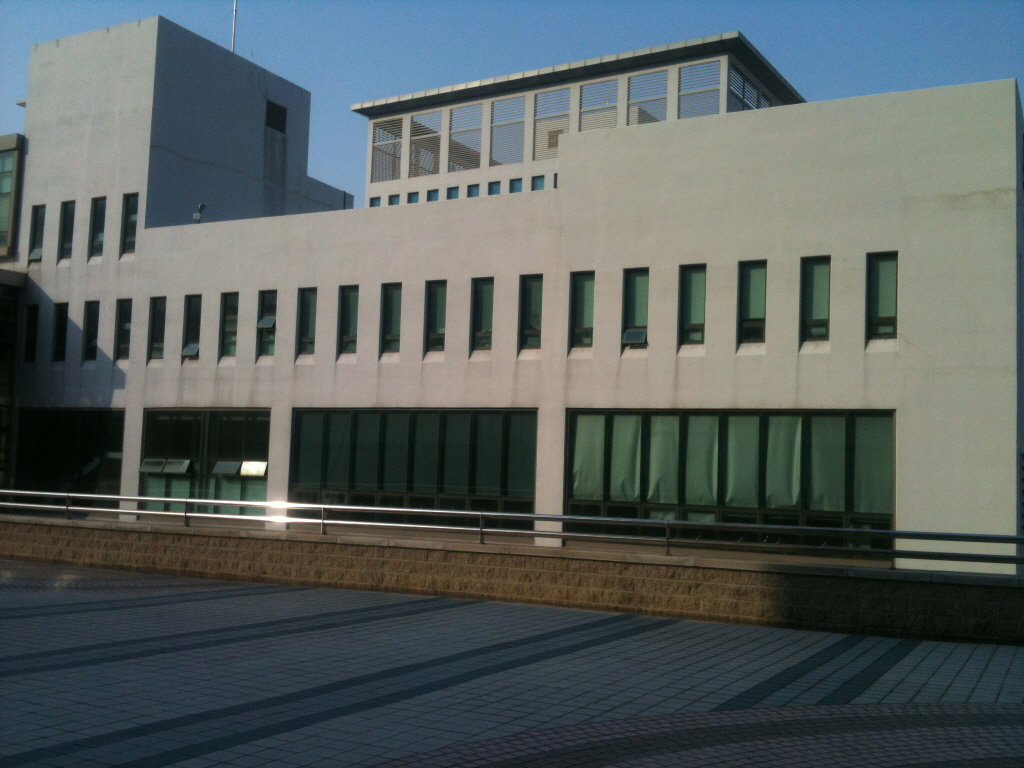
#> input picture Homework-04/images/dsu7.jpg, 1024 x 768 px
$ jupyter execute homography-07.ipynb
#> lines starting #> are read from the running program, lines starting #| are printed output that depends on the picture
[cell 1]
import cv2
import numpy as np
from matplotlib import pyplot as plt

[cell 2]
# Read source image.
im_src = cv2.imread('images/dsu7.jpg')
#> im_src is the input picture: shape (768, 1024, 3); mean B, G, R 95.7, 96.2, 88.1
# Four corners of the book in source image
pts_src = np.array([[0, 490], [1023, 537], [1023, 643],[0, 558]])


# Read destination image.
im_dst = cv2.imread('images/dsu7.jpg')
# Four corners of the book in destination image.
pts_dst = np.array([[0, 490],[1023, 490],[1023, 558],[0, 558]])

# Calculate Homography
h, status = cv2.findHomography(pts_src, pts_dst)

# Warp source image to destination based on homography
im_out = cv2.warpPerspective(im_src, h, (im_dst.shape[1],im_dst.shape[0]))
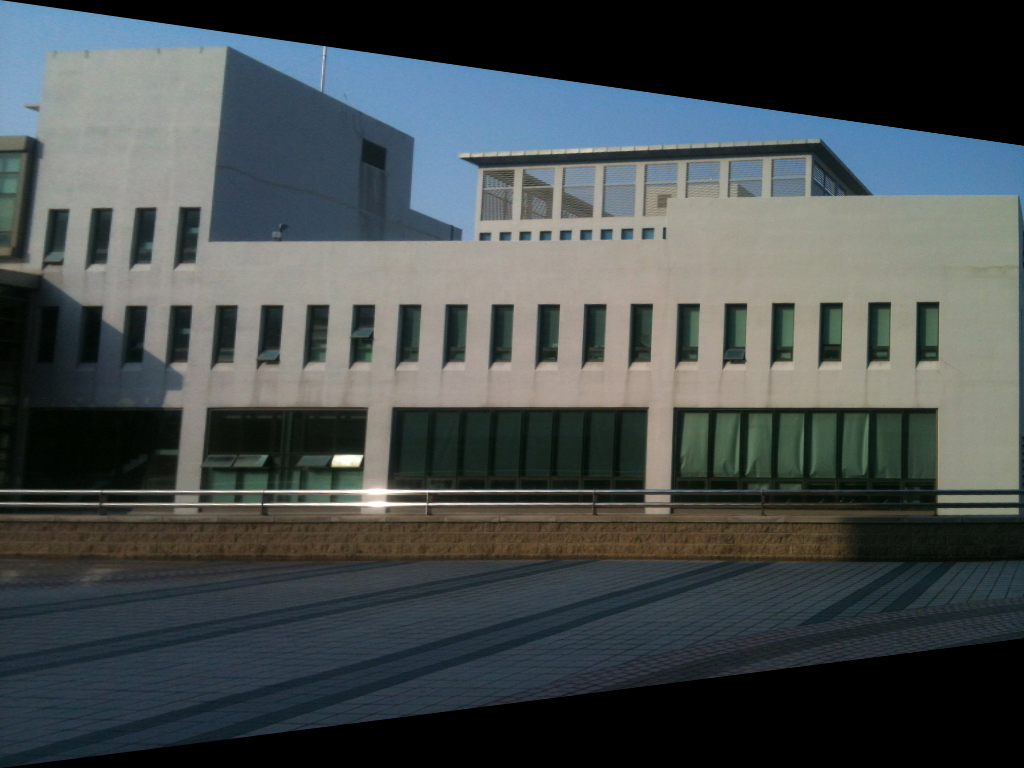
#> im_out: shape (768, 1024, 3); mean B, G, R 77.2, 76.7, 70.2

# Display images
plt.imshow(im_src)
plt.imshow(im_dst)
plt.imshow(im_out)
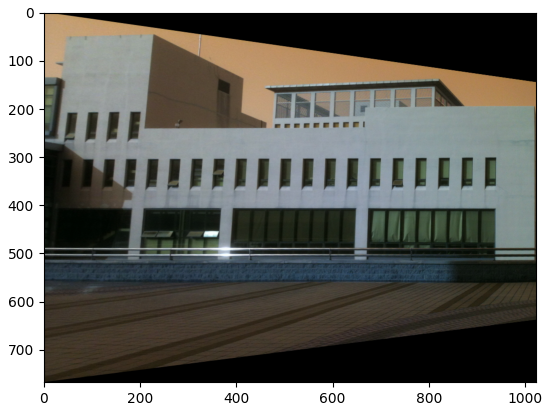
#> figure drawn by matplotlib, 1 panel; B, G, R data is drawn as R, G, B

$ run again, with Homework-04/images/dsu1.jpg copied over Homework-04/images/dsu7.jpg
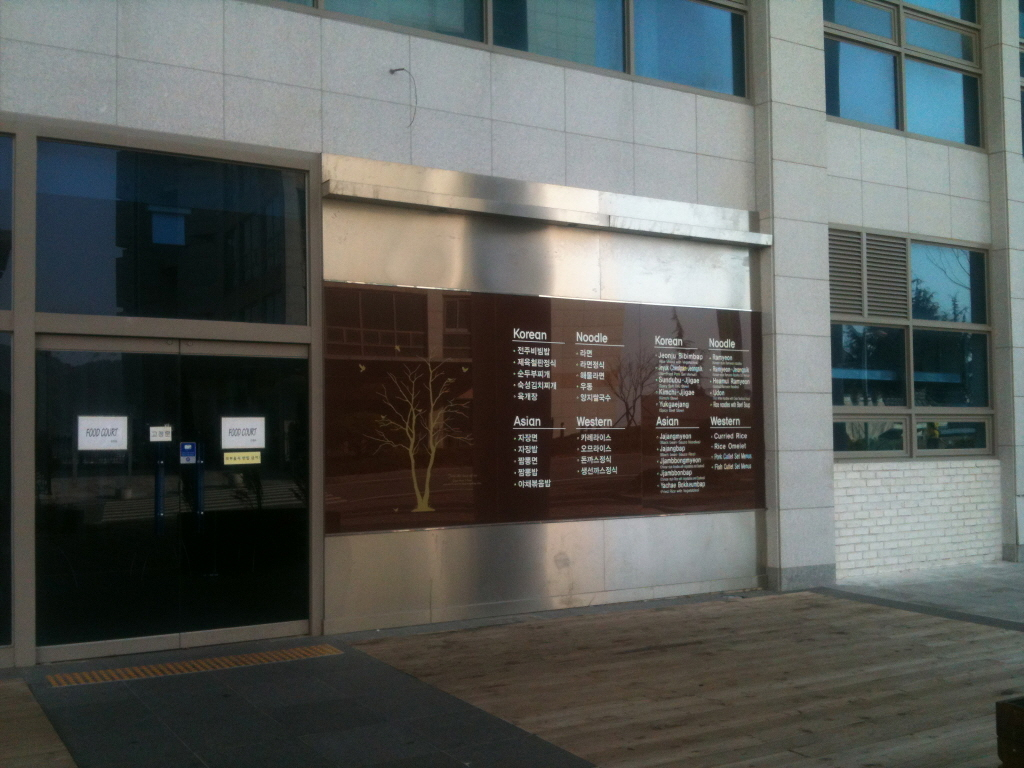
#> input picture Homework-04/images/dsu1.jpg, 1024 x 768 px
#> im_src is the input picture: shape (768, 1024, 3); mean B, G, R 88.3, 91.5, 88.3
#> `im_out = cv2.warpPerspective(im_src, h, (im_dst.shape[1],im_dst.shape[..`:
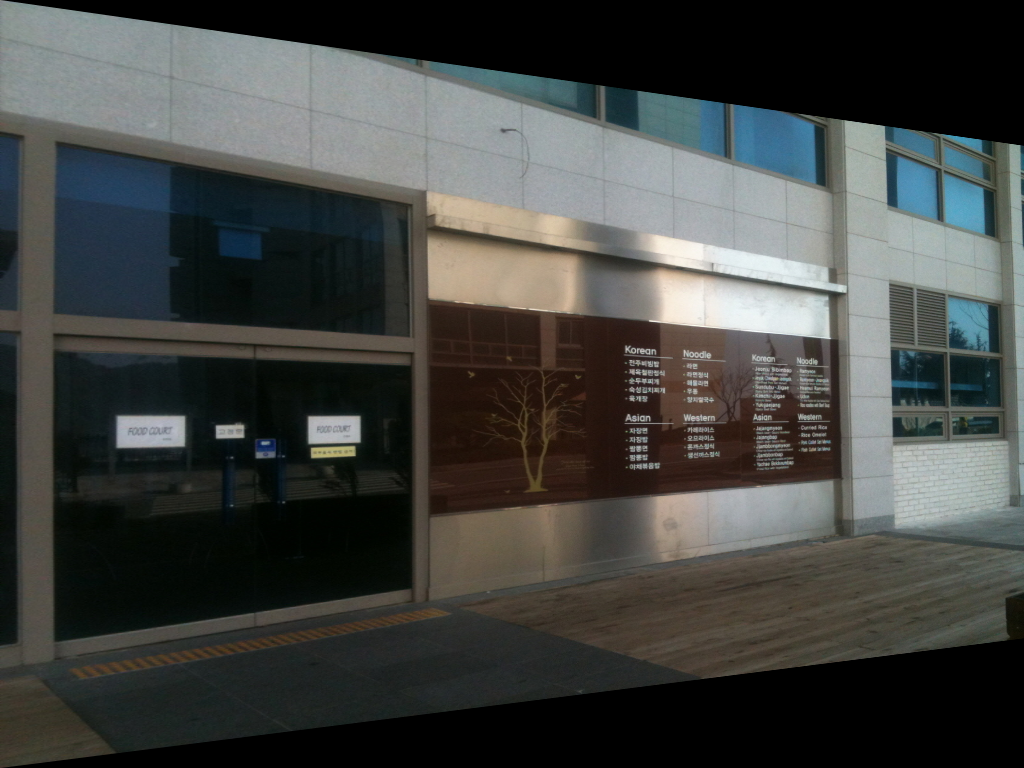
#> im_out: shape (768, 1024, 3); mean B, G, R 65.5, 68, 65.8
#> `[cell 2] # Read source image. im_src = cv2.imread('images/dsu7.jpg') #..`:
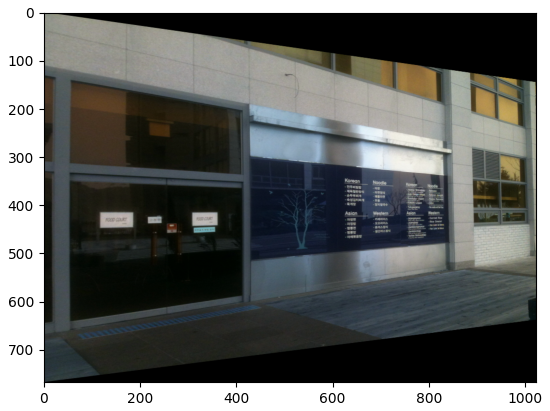
#> figure drawn by matplotlib, 1 panel; B, G, R data is drawn as R, G, B

$ run again, with Homework-04/images/dsu2.jpg copied over Homework-04/images/dsu7.jpg
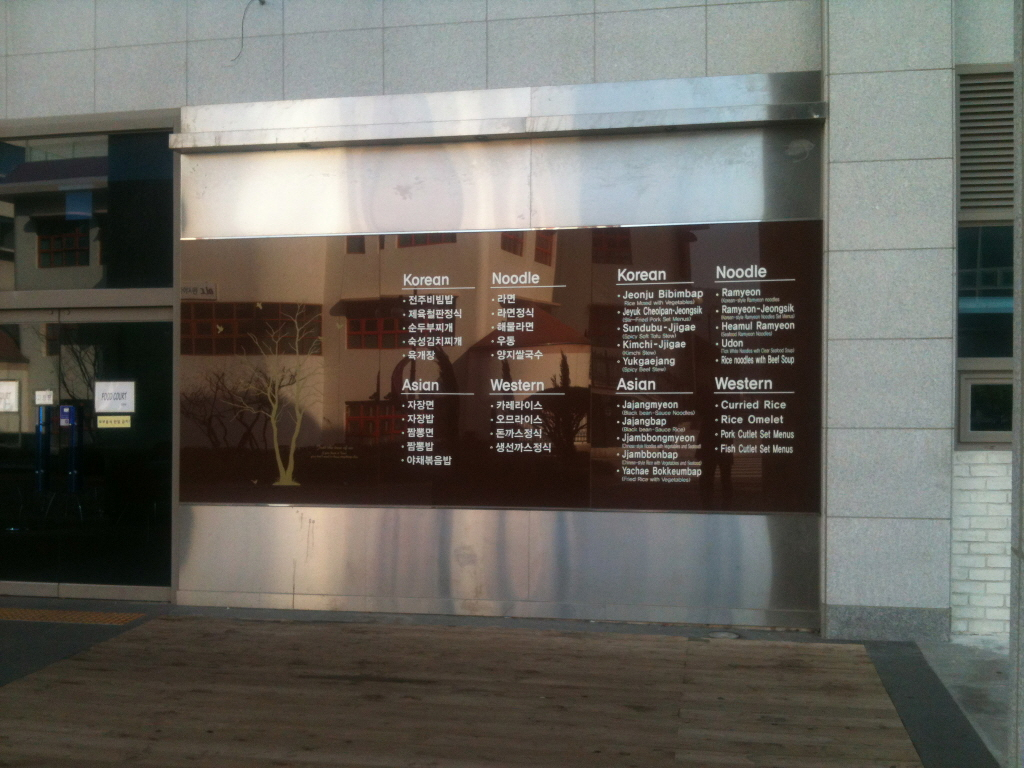
#> input picture Homework-04/images/dsu2.jpg, 1024 x 768 px
#> im_src is the input picture: shape (768, 1024, 3); mean B, G, R 93, 99.6, 102.1
#> `im_out = cv2.warpPerspective(im_src, h, (im_dst.shape[1],im_dst.shape[..`:
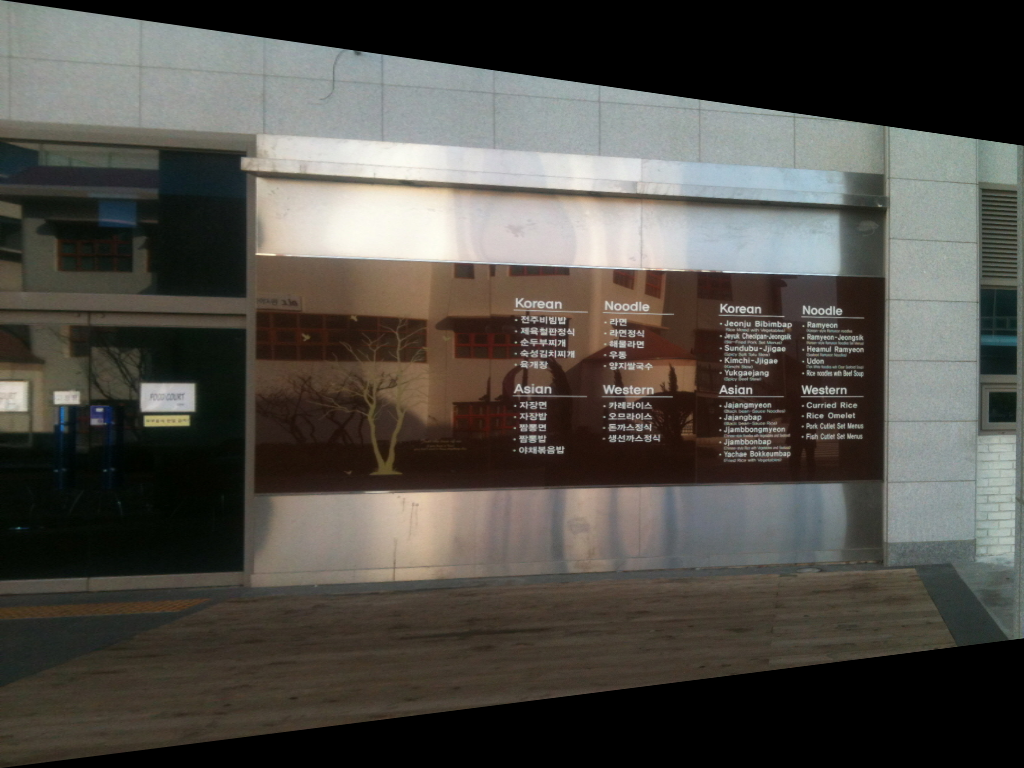
#> im_out: shape (768, 1024, 3); mean B, G, R 71.2, 77.1, 79.9
#> `[cell 2] # Read source image. im_src = cv2.imread('images/dsu7.jpg') #..`:
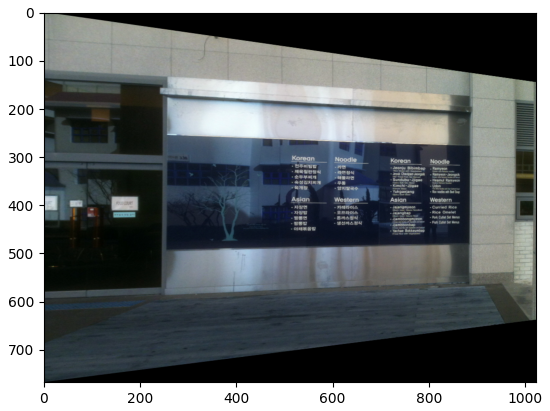
#> figure drawn by matplotlib, 1 panel; B, G, R data is drawn as R, G, B

$ run again, with Homework-04/images/dsu4.jpg copied over Homework-04/images/dsu7.jpg
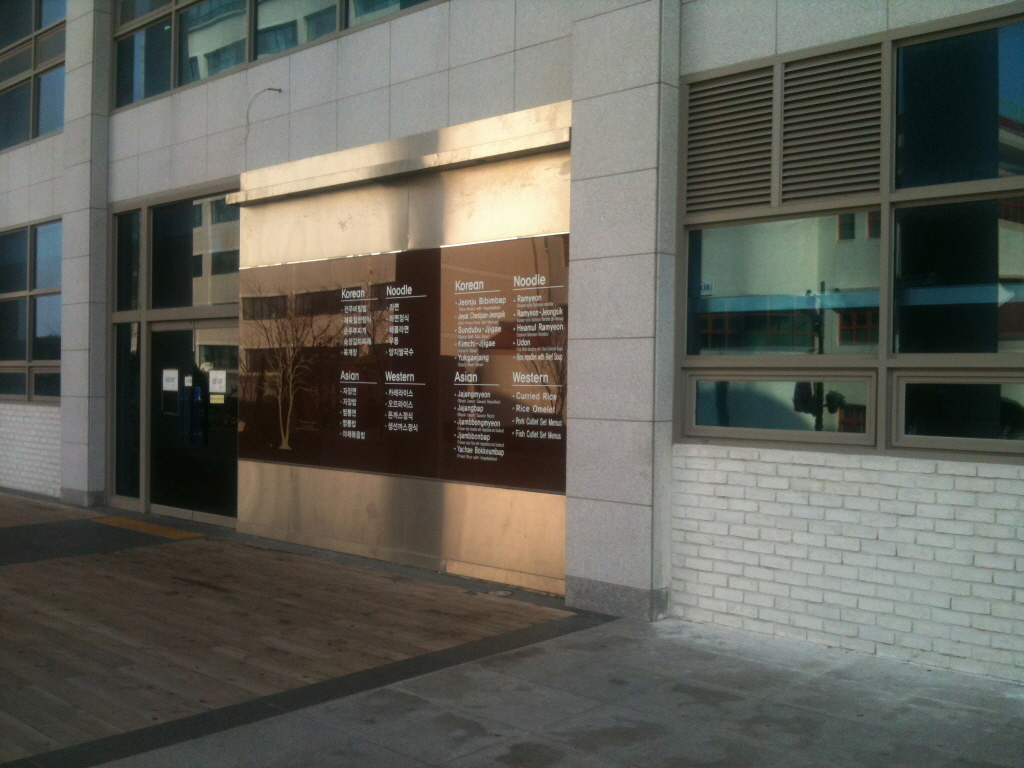
#> input picture Homework-04/images/dsu4.jpg, 1024 x 768 px
#> im_src is the input picture: shape (768, 1024, 3); mean B, G, R 89.1, 97.1, 97.1
#> `im_out = cv2.warpPerspective(im_src, h, (im_dst.shape[1],im_dst.shape[..`:
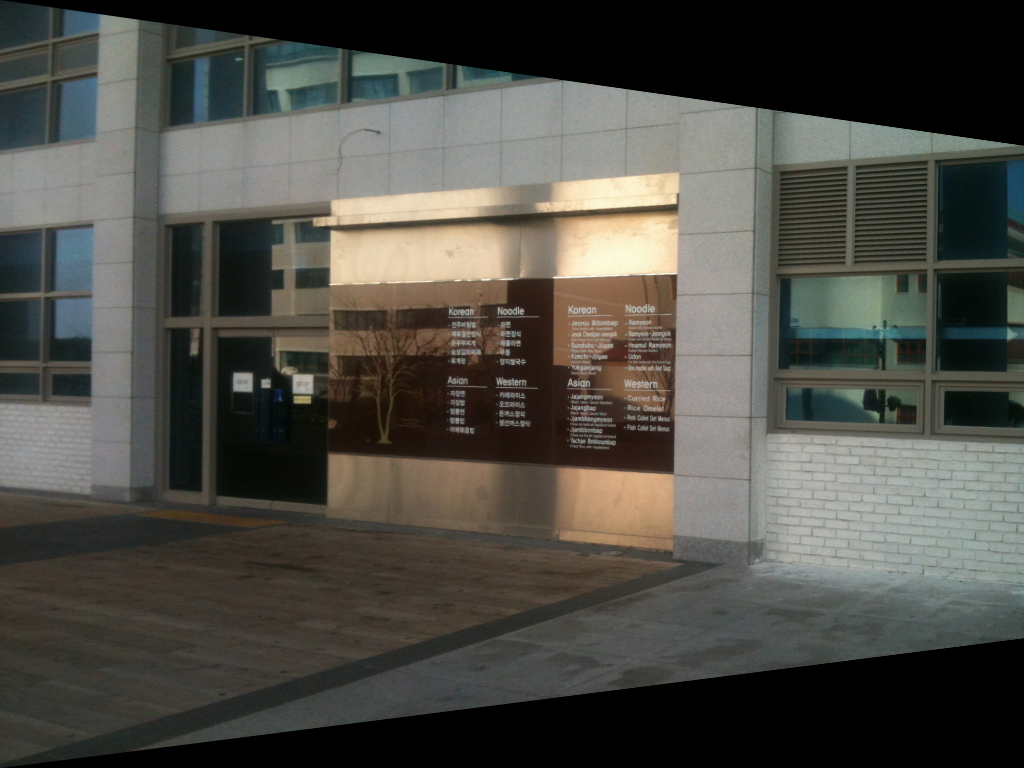
#> im_out: shape (768, 1024, 3); mean B, G, R 70.1, 76.5, 77.4
#> `[cell 2] # Read source image. im_src = cv2.imread('images/dsu7.jpg') #..`:
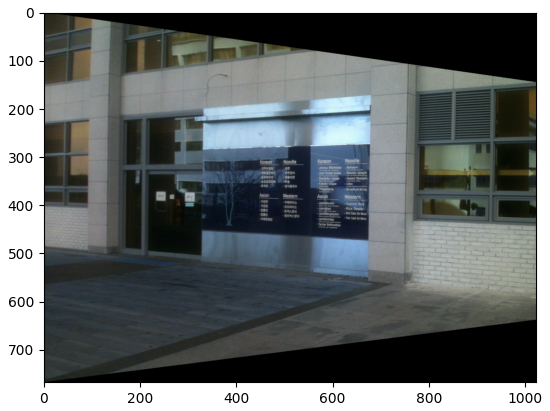
#> figure drawn by matplotlib, 1 panel; B, G, R data is drawn as R, G, B
